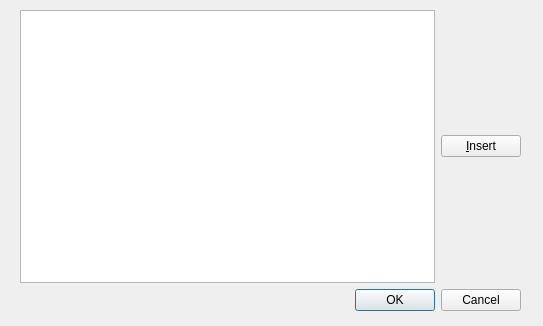
<?xml version="1.0" encoding="UTF-8"?>
<ui version="4.0">
 <class>AddSymbolsDialog</class>
 <widget class="QDialog" name="AddSymbolsDialog">
  <property name="geometry">
   <rect>
    <x>0</x>
    <y>0</y>
    <width>543</width>
    <height>326</height>
   </rect>
  </property>
  <property name="windowTitle">
   <string>Add symbols to tune</string>
  </property>
  <widget class="QWidget" name="verticalLayoutWidget">
   <property name="geometry">
    <rect>
     <x>20</x>
     <y>10</y>
     <width>501</width>
     <height>301</height>
    </rect>
   </property>
   <layout class="QVBoxLayout" name="verticalLayout">
    <item>
     <layout class="QHBoxLayout" name="horizontalLayout">
      <item>
       <widget class="QListWidget" name="symbolsListWidget"/>
      </item>
      <item>
       <widget class="QPushButton" name="insertButton">
        <property name="text">
         <string>&amp;Insert</string>
        </property>
       </widget>
      </item>
     </layout>
    </item>
    <item>
     <widget class="QDialogButtonBox" name="buttonBox">
      <property name="orientation">
       <enum>Qt::Horizontal</enum>
      </property>
      <property name="standardButtons">
       <set>QDialogButtonBox::Cancel|QDialogButtonBox::Ok</set>
      </property>
     </widget>
    </item>
   </layout>
  </widget>
 </widget>
 <resources/>
 <connections>
  <connection>
   <sender>buttonBox</sender>
   <signal>accepted()</signal>
   <receiver>AddSymbolsDialog</receiver>
   <slot>accept()</slot>
   <hints>
    <hint type="sourcelabel">
     <x>249</x>
     <y>309</y>
    </hint>
    <hint type="destinationlabel">
     <x>157</x>
     <y>274</y>
    </hint>
   </hints>
  </connection>
  <connection>
   <sender>buttonBox</sender>
   <signal>rejected()</signal>
   <receiver>AddSymbolsDialog</receiver>
   <slot>reject()</slot>
   <hints>
    <hint type="sourcelabel">
     <x>317</x>
     <y>309</y>
    </hint>
    <hint type="destinationlabel">
     <x>286</x>
     <y>274</y>
    </hint>
   </hints>
  </connection>
 </connections>
</ui>
